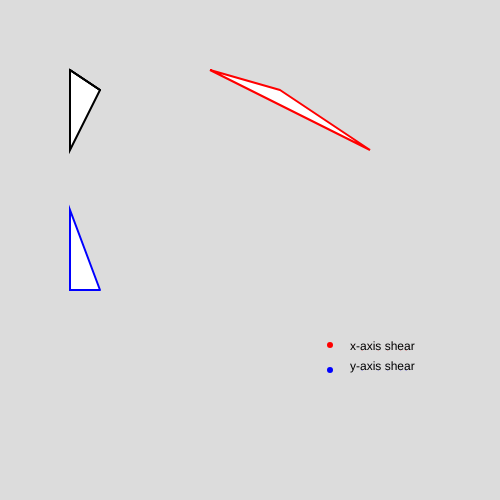
Frame 1 (no input)
Frame 60 (no input): identical to frame 1, image omitted
Frame 120 (the mouse pressed at the canvas centre since frame 60): identical to frame 1, image omitted

The p5.js sketch that drew this single still picture (run headless with seeded random() and noise() and a simulated clock; from frame 60 on, the mouse is pressed at the canvas centre):

// p5.js sketch
// ── sketch.js
function setup() {
  createCanvas(500, 500);
}

function draw() {
  background(220);
  x_shear(100,90,70,70,70,150,2);
  y_shear(100,90,70,70,70,150,2);
}

function x_shear(x1, y1,x2,y2,x3,y3, factor){
  shx = factor;
  strokeWeight(2);
  stroke('black');
  s = [
    [1, shx, 0],
    [0 ,1, 0],
    [0 , 0, 1],
  ];
  beginShape(line);
  vertex(x1,y1);
  vertex(x2,y2);
  vertex(x3,y3);
  vertex(x1,y1);
  endShape();
  line(x1,y1,x2,y2);
  a = multiply(x1,y1,s);
  b = multiply(x2,y2,s);
  c = multiply(x3,y3,s);
  stroke('red');
  beginShape(line);
  vertex(a[0],a[1]);
  vertex(b[0],b[1]);
  vertex(c[0],c[1]);
  vertex(a[0],a[1]);
  endShape();
  p = a[0] + 10;
  strokeWeight(0);
  text("x-axis shear", 350 ,350);
  strokeWeight(6);
  point(330,345);
}

function y_shear(x1, y1,x2,y2,x3,y3, factor){
  shy = factor;
  strokeWeight(2);
  stroke('black');
  s = [
    [1, 0, 0],
    [shy ,1, 0],
    [0 , 0, 1],
  ];
  line(x1,y1,x2,y2);
  a = multiply(x1,y1,s);
  b = multiply(x2,y2,s);
  c = multiply(x3,y3,s);
  stroke('blue');
  beginShape(line);
  vertex(a[0],a[1]);
  vertex(b[0],b[1]);
  vertex(c[0],c[1]);
  vertex(a[0],a[1]);
  endShape();
  strokeWeight(0);
  text("y-axis shear", 350 ,370);
  strokeWeight(6);
  point(330,370);
}

function multiply(x,y,s){
  p = [
    [x],
    [y],
    [1],
  ];
  product = new Array(p.length);
  for(i = 0; i<s.length; i++){
    product[i] = new Array(1);
    for(j = 0; j<1; j++){
      product[i][j] = 0;
      for(k = 0; k<s[0].length; k++){
        product[i][j] += s[i][k] * p[k];
      }
    }
  }
  
  return product;
}
